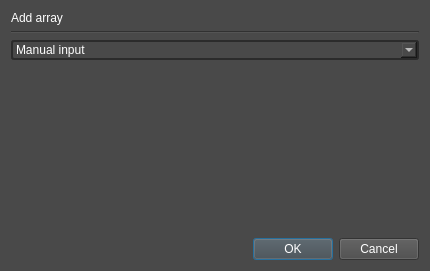
<?xml version="1.0" encoding="UTF-8"?>
<ui version="4.0">
 <class>AddArray</class>
 <widget class="QDialog" name="AddArray">
  <property name="geometry">
   <rect>
    <x>0</x>
    <y>0</y>
    <width>430</width>
    <height>271</height>
   </rect>
  </property>
  <property name="windowTitle">
   <string>Add new array</string>
  </property>
  <property name="styleSheet">
   <string notr="true">QWidget{
	background:rgb(73,73,73);
	color:white;
}</string>
  </property>
  <layout class="QVBoxLayout" name="verticalLayout">
   <item>
    <widget class="QLabel" name="title">
     <property name="text">
      <string>Add array</string>
     </property>
    </widget>
   </item>
   <item>
    <widget class="Line" name="line">
     <property name="orientation">
      <enum>Qt::Horizontal</enum>
     </property>
    </widget>
   </item>
   <item>
    <widget class="QComboBox" name="inputSelection">
     <property name="focusPolicy">
      <enum>Qt::NoFocus</enum>
     </property>
     <property name="styleSheet">
      <string notr="true">QComboBox {
    border: 2px solid rgb(43,43,43);
    border-radius: 3px;
}

</string>
     </property>
     <item>
      <property name="text">
       <string>Manual input</string>
      </property>
     </item>
     <item>
      <property name="text">
       <string>Random input</string>
      </property>
     </item>
    </widget>
   </item>
   <item>
    <widget class="QStackedWidget" name="stackedWidget">
     <property name="currentIndex">
      <number>0</number>
     </property>
     <widget class="QWidget" name="manualPage"/>
     <widget class="QWidget" name="randomPage">
      <layout class="QHBoxLayout" name="horizontalLayout">
       <item>
        <widget class="QLabel" name="message">
         <property name="text">
          <string>Input number of elements:</string>
         </property>
        </widget>
       </item>
       <item>
        <widget class="QSpinBox" name="numberOfElements">
         <property name="focusPolicy">
          <enum>Qt::ClickFocus</enum>
         </property>
         <property name="styleSheet">
          <string notr="true">QSpinBox {
	background: rgb(63,63,63);
	border: 2px solid rgb(43,43,43);
	border-radius: 4px;
}</string>
         </property>
         <property name="buttonSymbols">
          <enum>QAbstractSpinBox::NoButtons</enum>
         </property>
         <property name="minimum">
          <number>1</number>
         </property>
         <property name="maximum">
          <number>10000</number>
         </property>
        </widget>
       </item>
      </layout>
     </widget>
    </widget>
   </item>
   <item>
    <widget class="QDialogButtonBox" name="buttonBox">
     <property name="orientation">
      <enum>Qt::Horizontal</enum>
     </property>
     <property name="standardButtons">
      <set>QDialogButtonBox::Cancel|QDialogButtonBox::Ok</set>
     </property>
    </widget>
   </item>
  </layout>
 </widget>
 <resources/>
 <connections>
  <connection>
   <sender>buttonBox</sender>
   <signal>accepted()</signal>
   <receiver>AddArray</receiver>
   <slot>accept()</slot>
   <hints>
    <hint type="sourcelabel">
     <x>248</x>
     <y>254</y>
    </hint>
    <hint type="destinationlabel">
     <x>157</x>
     <y>274</y>
    </hint>
   </hints>
  </connection>
  <connection>
   <sender>buttonBox</sender>
   <signal>rejected()</signal>
   <receiver>AddArray</receiver>
   <slot>reject()</slot>
   <hints>
    <hint type="sourcelabel">
     <x>316</x>
     <y>260</y>
    </hint>
    <hint type="destinationlabel">
     <x>286</x>
     <y>274</y>
    </hint>
   </hints>
  </connection>
 </connections>
</ui>
